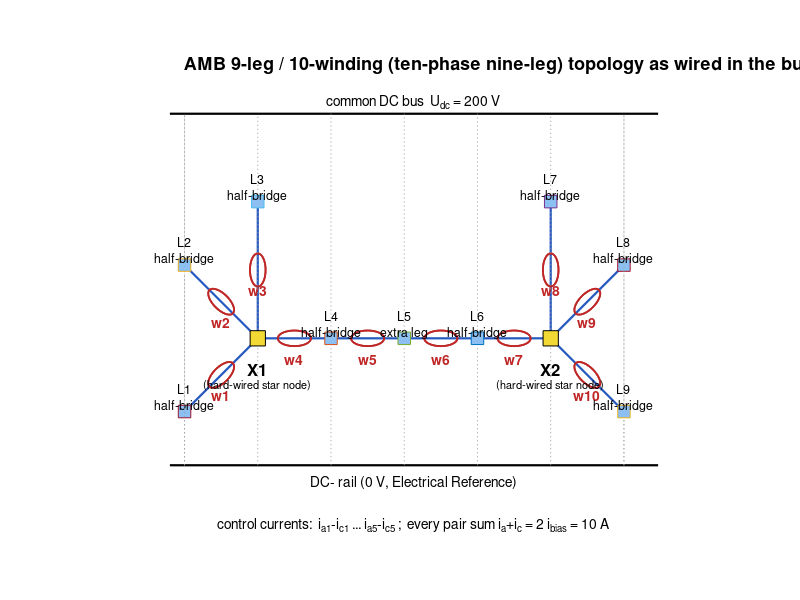

This figure's MATLAB source:
function make_topology_figure()
% Regenerates assets/fig1_topology.png: the winding/leg graph of the
% ten-phase-nine-leg topology as it is wired in model/Ten_phase_nine_leg_with_RL_load.slx.
%
% Relocatable: the output folder is located relative to this file. No model is
% loaded and no simulation is performed.
%
% Verified with MATLAB R2025b (25.2), Simulink 25.2, Simscape 25.2 and
% Simscape Electrical 25.2 (Linux glnxa64).

Here   = fileparts(mfilename('fullpath'));
Assets = fullfile(fileparts(Here),'assets');
if ~exist(Assets,'dir'), mkdir(Assets); end

N = struct('L1',[0.5 3.5],'L2',[0.5 6.5],'L3',[2.0 7.8],'L4',[3.5 5.0],'L5',[5.0 5.0], ...
           'L6',[6.5 5.0],'L7',[8.0 7.8],'L8',[9.5 6.5],'L9',[9.5 3.5],'X1',[2.0 5.0],'X2',[8.0 5.0]);
E = { 'L1','X1','w1'; 'L2','X1','w2'; 'X1','L3','w3'; 'X1','L4','w4'; ...
      'L4','L5','w5'; 'L5','L6','w6'; 'L6','X2','w7'; 'L7','X2','w8'; ...
      'X2','L8','w9'; 'X2','L9','w10' };

f = figure('Visible','off','Position',[60 60 1150 620]); hold on; axis off; axis equal;
plot([0.2 10.2],[9.6 9.6],'k-','LineWidth',1.6);
text(5.2,9.85,'common DC bus  U_{dc} = 200 V','HorizontalAlignment','center','FontSize',10);
plot([0.2 10.2],[2.4 2.4],'k-','LineWidth',1.6);
text(5.2,2.05,'DC- rail (0 V, Electrical Reference)','HorizontalAlignment','center','FontSize',10);
for i = 1:size(E,1)
    a = N.(E{i,1}); b = N.(E{i,2});
    plot([a(1) b(1)],[a(2) b(2)],'-','Color',[0.15 0.35 0.75],'LineWidth',1.6);
    mx = 0.5*(a(1)+b(1)); my = 0.5*(a(2)+b(2));
    ang = atan2(b(2)-a(2), b(1)-a(1));
    R = 0.16;
    th = linspace(0,4*pi,80);
    px = mx + (0.34*cos(th))*cos(ang) - R*sin(th)*sin(ang);
    py = my + (0.34*cos(th))*sin(ang) + R*sin(th)*cos(ang);
    plot(px,py,'-','Color',[0.75 0.15 0.15],'LineWidth',1.3);
    text(mx, my-0.42, E{i,3}, 'HorizontalAlignment','center','FontSize',10, ...
         'Color',[0.75 0.15 0.15],'FontWeight','bold');
end
fn = fieldnames(N);
for i = 1:numel(fn)
    p = N.(fn{i});
    if fn{i}(1) == 'X'
        plot(p(1),p(2),'ks','MarkerSize',11,'MarkerFaceColor',[0.95 0.85 0.2]);
        text(p(1), p(2)-0.62, fn{i}, 'HorizontalAlignment','center','FontSize',12,'FontWeight','bold');
        text(p(1), p(2)-0.95,'(hard-wired star node)','HorizontalAlignment','center','FontSize',8);
    else
        plot(p(1),p(2),'s','MarkerSize',9,'MarkerFaceColor',[0.55 0.75 0.95]);
        lab = sprintf('%s\nhalf-bridge', fn{i});
        if strcmp(fn{i},'L5'), lab = sprintf('%s\nextra leg', fn{i}); end
        text(p(1), p(2)+0.30, lab, 'HorizontalAlignment','center','FontSize',9);
        plot([p(1) p(1)],[p(2)+0.16 9.6],':','Color',[0.6 0.6 0.6]);
        plot([p(1) p(1)],[2.4 p(2)-0.16],':','Color',[0.6 0.6 0.6]);
    end
end
text(5.2, 1.2, 'control currents:  i_{a1}-i_{c1} ... i_{a5}-i_{c5} ;  every pair sum i_a+i_c = 2 i_{bias} = 10 A', ...
     'HorizontalAlignment','center','FontSize',10);
text(0.5, 10.6, 'AMB 9-leg / 10-winding (ten-phase nine-leg) topology as wired in the bundled model', ...
     'FontSize',13,'FontWeight','bold');
print(f,'-dpng','-r130',fullfile(Assets,'fig1_topology.png'));
close(f);
fprintf('make_topology_figure: wrote %s\n', fullfile('assets','fig1_topology.png'));
end
